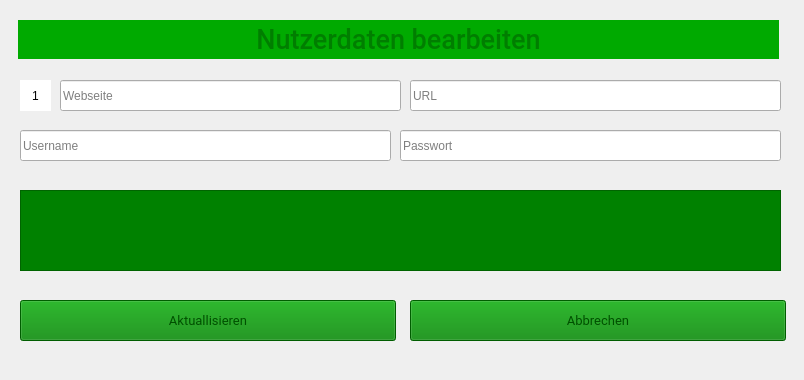
<?xml version="1.0" encoding="UTF-8"?>
<ui version="4.0">
 <class>Form</class>
 <widget class="QWidget" name="Form">
  <property name="geometry">
   <rect>
    <x>0</x>
    <y>0</y>
    <width>804</width>
    <height>380</height>
   </rect>
  </property>
  <property name="windowTitle">
   <string>Form</string>
  </property>
  <widget class="QLineEdit" name="passwort">
   <property name="geometry">
    <rect>
     <x>400</x>
     <y>130</y>
     <width>381</width>
     <height>31</height>
    </rect>
   </property>
   <property name="placeholderText">
    <string>Passwort</string>
   </property>
  </widget>
  <widget class="QPushButton" name="aktuallisieren">
   <property name="geometry">
    <rect>
     <x>20</x>
     <y>300</y>
     <width>376</width>
     <height>41</height>
    </rect>
   </property>
   <property name="font">
    <font>
     <family>Roboto</family>
     <pointsize>10</pointsize>
    </font>
   </property>
   <property name="styleSheet">
    <string notr="true">background-color: rgb(0, 130, 0);
color: rgb(0, 80, 0);</string>
   </property>
   <property name="text">
    <string>Aktuallisieren</string>
   </property>
   <property name="icon">
    <iconset>
     <normaloff>../../../../Projektarbeit/Mockup/Bilder_Mockup/fertig.svg</normaloff>../../../../Projektarbeit/Mockup/Bilder_Mockup/fertig.svg</iconset>
   </property>
  </widget>
  <widget class="QLineEdit" name="url">
   <property name="geometry">
    <rect>
     <x>410</x>
     <y>80</y>
     <width>371</width>
     <height>31</height>
    </rect>
   </property>
   <property name="placeholderText">
    <string>URL</string>
   </property>
  </widget>
  <widget class="QLabel" name="titel">
   <property name="geometry">
    <rect>
     <x>18</x>
     <y>20</y>
     <width>761</width>
     <height>39</height>
    </rect>
   </property>
   <property name="font">
    <font>
     <family>Roboto Medium</family>
     <pointsize>20</pointsize>
    </font>
   </property>
   <property name="autoFillBackground">
    <bool>false</bool>
   </property>
   <property name="styleSheet">
    <string notr="true">background-color: rgb(0, 170, 0);
color: rgb(0, 126, 0);</string>
   </property>
   <property name="frameShape">
    <enum>QFrame::NoFrame</enum>
   </property>
   <property name="text">
    <string>Nutzerdaten bearbeiten</string>
   </property>
   <property name="alignment">
    <set>Qt::AlignCenter</set>
   </property>
  </widget>
  <widget class="QLineEdit" name="webseite">
   <property name="geometry">
    <rect>
     <x>60</x>
     <y>80</y>
     <width>341</width>
     <height>31</height>
    </rect>
   </property>
   <property name="placeholderText">
    <string>Webseite</string>
   </property>
  </widget>
  <widget class="QPushButton" name="abbrechen">
   <property name="geometry">
    <rect>
     <x>410</x>
     <y>300</y>
     <width>376</width>
     <height>41</height>
    </rect>
   </property>
   <property name="font">
    <font>
     <family>Roboto</family>
     <pointsize>10</pointsize>
    </font>
   </property>
   <property name="styleSheet">
    <string notr="true">background-color: rgb(0, 130, 0);
color: rgb(0, 80, 0);</string>
   </property>
   <property name="text">
    <string>Abbrechen</string>
   </property>
   <property name="icon">
    <iconset>
     <normaloff>../../../../Projektarbeit/Mockup/Bilder_Mockup/exit.svg</normaloff>../../../../Projektarbeit/Mockup/Bilder_Mockup/exit.svg</iconset>
   </property>
  </widget>
  <widget class="QLineEdit" name="username">
   <property name="geometry">
    <rect>
     <x>20</x>
     <y>130</y>
     <width>371</width>
     <height>31</height>
    </rect>
   </property>
   <property name="text">
    <string/>
   </property>
   <property name="placeholderText">
    <string>Username</string>
   </property>
  </widget>
  <widget class="QTextBrowser" name="text_input">
   <property name="geometry">
    <rect>
     <x>20</x>
     <y>190</y>
     <width>761</width>
     <height>81</height>
    </rect>
   </property>
   <property name="styleSheet">
    <string notr="true">font: 57 10pt &quot;Roboto&quot;;
background-color: rgb(0, 129, 0);</string>
   </property>
   <property name="html">
    <string>&lt;!DOCTYPE HTML PUBLIC &quot;-//W3C//DTD HTML 4.0//EN&quot; &quot;http://www.w3.org/TR/REC-html40/strict.dtd&quot;&gt;
&lt;html&gt;&lt;head&gt;&lt;meta name=&quot;qrichtext&quot; content=&quot;1&quot; /&gt;&lt;style type=&quot;text/css&quot;&gt;
p, li { white-space: pre-wrap; }
&lt;/style&gt;&lt;/head&gt;&lt;body style=&quot; font-family:'Roboto'; font-size:10pt; font-weight:56; font-style:normal;&quot;&gt;
&lt;p align=&quot;center&quot; style=&quot;-qt-paragraph-type:empty; margin-top:0px; margin-bottom:0px; margin-left:0px; margin-right:0px; -qt-block-indent:0; text-indent:0px;&quot;&gt;&lt;br /&gt;&lt;/p&gt;&lt;/body&gt;&lt;/html&gt;</string>
   </property>
  </widget>
  <widget class="QLabel" name="id">
   <property name="geometry">
    <rect>
     <x>20</x>
     <y>80</y>
     <width>31</width>
     <height>31</height>
    </rect>
   </property>
   <property name="styleSheet">
    <string notr="true">background-color: rgb(255, 255, 255);</string>
   </property>
   <property name="text">
    <string>1</string>
   </property>
   <property name="alignment">
    <set>Qt::AlignCenter</set>
   </property>
  </widget>
 </widget>
 <tabstops>
  <tabstop>webseite</tabstop>
  <tabstop>url</tabstop>
  <tabstop>username</tabstop>
  <tabstop>passwort</tabstop>
  <tabstop>aktuallisieren</tabstop>
  <tabstop>abbrechen</tabstop>
 </tabstops>
 <resources/>
 <connections/>
</ui>
